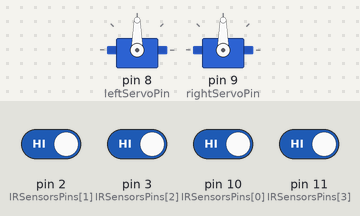
A sketch run on a simulated Arduino Uno, built with avr-gcc and run on an emulated ATmega328P. Parts: 2 × servo. Inputs (shaded band) come from the test bench; at power-on: pin 2 (IRSensorsPins[1]), pin 3 (IRSensorsPins[2]), pin 10 (IRSensorsPins[0]), pin 11 (IRSensorsPins[3]) HIGH.

Above: at 3.2 s.
3.3 s: pin 10 (IRSensorsPins[0]) driven LOW
At 19.1 s:
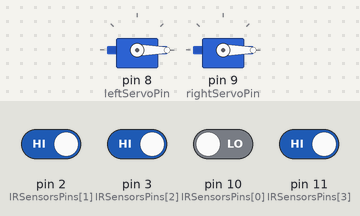
22.2 s: pin 2 (IRSensorsPins[1]) driven LOW
30.5 s: pin 11 (IRSensorsPins[3]) driven LOW
At 31.9 s:
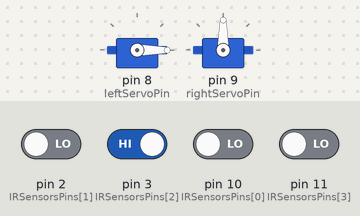
32.2 s: pin 11 (IRSensorsPins[3]) driven HIGH
At 33.3 s:
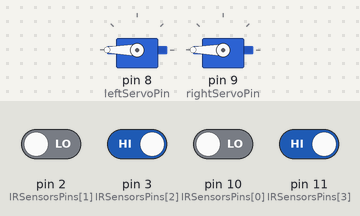
38.5 s: pin 2 (IRSensorsPins[1]) driven HIGH
42.0 s: pin 3 (IRSensorsPins[2]) driven LOW and pin 11 (IRSensorsPins[3]) driven LOW
At 43.9 s:
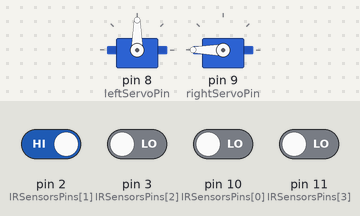
Timing chart, 0 to 45.4 s (numbered marks = the images above; inputs shaded):
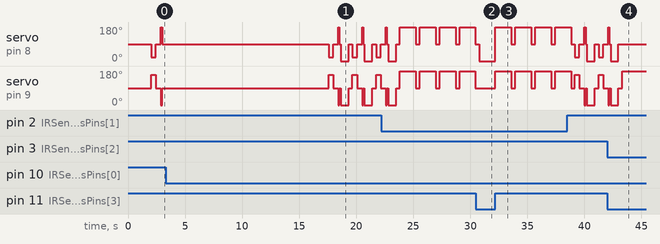

The sketch:

Laberinto8.2.ino
```cpp
#include <Servo.h>

Servo leftServo;
Servo rightServo;
const int IRSensorsPins[4] = {10, 2, 3, 11};
int IRSensorsValues[4];
const int rightServoPin = 9;
const int leftServoPin = 8;
const int NO_LINE = LOW;
const int LINE = HIGH;
const int leftServoForward = 0;
const int rightServoForward = 180;
const int leftServoBackward = 180;
const int rightServoBackward = 0;
const int stopServo = 90;
const int leftServoForwardSlow = 20;
const int rightServoForwardSlow = 160;
const int INITIAL_STOP_ROBOT_TIME = 2000;
const int TURN_AROUND_TIME = 1400;
const int GO_FORWARD_CHECK_CROSSING_TIME = 350;
const int STOP_ROBOT_REACH_GOAL_TIME = 5000;
const int GO_BACKWARD_A_LITTLE_TIME = 100;
const int LITTLE_DELAY_STOP_ROBOT_TIME = 300;
String robotDecisions = "";
int isFirstRound = 1;
int currentDecision = 0;

void setup()
{
  Serial.begin(9600);

  int i = 0;
  while (i < 4)
  {
    pinMode(IRSensorsPins[i], INPUT);
    i++;
  }

  leftServo.attach(leftServoPin);
  rightServo.attach(rightServoPin);

  delay(INITIAL_STOP_ROBOT_TIME);
}

void loop()
{
  updateAllIRSensors();

  if (assertIRSensorsValues(NO_LINE, LINE, LINE, NO_LINE))
  {
    goForward();
  }
  else if (assertIRSensorsValues(LINE, LINE, LINE, NO_LINE))
  {
    checkTypeOfCrossingLeft();
  }
  else if (assertIRSensorsValues(NO_LINE, NO_LINE, LINE, NO_LINE))
  {
    correctionToTheRight();
  }
  else if (assertIRSensorsValues(LINE, LINE, LINE, LINE))
  {
    checkTypeOfCrossingAllLine();
  }

  else if (assertIRSensorsValues(NO_LINE, LINE, LINE, LINE))
  {
    checkTypeOfCrossingRight();
  }
  else if (assertIRSensorsValues(NO_LINE, LINE, NO_LINE, NO_LINE))
  {
    correctionToTheLeft();
  }

  else
  {
    turnAround();
  }
}

boolean assertIRSensorsValues(int IRSensor0, int IRSensor1, int IRSensor2, int IRSensor3)
{
  return (IRSensorsValues[2] == IRSensor2 && IRSensorsValues[3] == IRSensor3 && IRSensorsValues[0] == IRSensor0 && IRSensorsValues[1] == IRSensor1);
}

void stopRobot()
{
  leftServo.write(stopServo);
  rightServo.write(stopServo);
}

void stopRobotAndDelayALittle()
{
  stopRobot();
  delay(LITTLE_DELAY_STOP_ROBOT_TIME);
}

void goForward()
{
  leftServo.write(leftServoForwardSlow);
  rightServo.write(rightServoForwardSlow);
}

void turnAround()
{
  leftServo.write(leftServoBackward);
  rightServo.write(rightServoForward);
  delay(TURN_AROUND_TIME);
  stopRobotAndDelayALittle();

  if (isFirstRound == 0)
    Serial.println(robotDecisions);
  else if (isFirstRound == 1)
    robotDecisions += "R";
}

void correctionToTheLeft()
{
  leftServo.write(stopServo);
  rightServo.write(rightServoForward);
}

void correctionToTheRight()
{
  leftServo.write(leftServoForward);
  rightServo.write(stopServo);
}

void turnLeft()
{
  leftServo.write(leftServoBackward);
  rightServo.write(rightServoForward);
  delay(TURN_AROUND_TIME / 2);
  stopRobotAndDelayALittle();
}

void turnRight()
{
  leftServo.write(leftServoForward);
  rightServo.write(rightServoBackward);
  delay(TURN_AROUND_TIME / 2);
  stopRobotAndDelayALittle();
}

void checkTypeOfCrossingRight()
{
  goForwardAndUpdateAllIRSensors(400);

  if (assertIRSensorsValues(NO_LINE, LINE, LINE, NO_LINE))
  {
    if (isFirstRound == 1)
    {
      goForward();
      robotDecisions += "A";
    }
    else
      followStoredDecision();
  }
  else
  {
    turnRight();
  }
}

void checkTypeOfCrossingLeft()
{
  goForwardAndUpdateAllIRSensors(0);

  if (assertIRSensorsValues(NO_LINE, LINE, LINE, NO_LINE) == false)
  {

    turnLeft();
  }
  else if (assertIRSensorsValues(NO_LINE, LINE, LINE, NO_LINE) == true)
  {
    if (isFirstRound != 1)
    {
      followStoredDecision();
    }
    else if (isFirstRound == 1)
    {
      turnLeft();
      robotDecisions += "I";
    }
  }
}

void checkTypeOfCrossingAllLine()
{
  goForwardAndUpdateAllIRSensors(400);

  if (assertIRSensorsValues(LINE, LINE, LINE, LINE))
  {
    robotReachesTheGoal();
  }
  else
  {
    if (isFirstRound == 1)
    {
      turnLeft();
      robotDecisions += "I";
    }
    else
      followStoredDecision();
  }
}

void goForwardAndUpdateAllIRSensors(int delayValue)
{
  int delayToWait;
  if (delayValue == 0)
    delayToWait = GO_FORWARD_CHECK_CROSSING_TIME;
  else
    delayToWait = delayValue;

  goForward();
  delay(delayToWait);

  stopRobot();
  delay(delayToWait);

  updateAllIRSensors();

  goBackwardALittle();
}

void goBackwardALittle()
{
  leftServo.write(leftServoBackward);
  rightServo.write(rightServoBackward);
  delay(GO_BACKWARD_A_LITTLE_TIME);

  stopRobot();
  delay(GO_BACKWARD_A_LITTLE_TIME);
}

void updateAllIRSensors()
{
  int i = 0;
  while (i < 4)
  {
    IRSensorsValues[i] = digitalRead(IRSensorsPins[i]);
    i++;
  }
  i = 0;
  while (i < 4)
  {
    delay(10);

    for (int i2 = 0; i2 < 4; i2++)
    {
      if (digitalRead(IRSensorsPins[i2]) == LINE)
        IRSensorsValues[i2] = LINE;
    }
    i++;
  }
}

void robotReachesTheGoal()
{
  stopRobot();
  if (isFirstRound == 1)
  {
    reduceDecisions();
    isFirstRound = 0;
  }
  delay(STOP_ROBOT_REACH_GOAL_TIME);
}
void followStoredDecision()
{
  String decision = robotDecisions.substring(currentDecision, currentDecision + 1);

  if (decision == "I")
    goForward();
  else if (decision == "A")
    turnRight();
  else if (decision == "D")
    turnLeft();
  currentDecision++;
}

void applyReduction(int i, String reduction)
{
  robotDecisions = robotDecisions.substring(0, i) + reduction + robotDecisions.substring(i + 3);
}
void reduceDecisions()
{
  int i = 0;

  while (i <= robotDecisions.length() - 3)
  {
    if (robotDecisions.substring(i, i + 3) == "ARI")
    {
      applyReduction(i, "D");
      return reduceDecisions();
    }
    else if (robotDecisions.substring(i, i + 3) == "IRA")
    {
      applyReduction(i, "D");
      return reduceDecisions();
    }
    else if (robotDecisions.substring(i, i + 3) == "IRI")
    {
      applyReduction(i, "A");
      return reduceDecisions();
    }
    else if (robotDecisions.substring(i, i + 3) == "DRI")
    {
      applyReduction(i, "R");
      return reduceDecisions();
    }
    i++;
  }
}
```

Measured:
- after the input at 30.5 s, servo on pin 9 (rightServoPin): stays 90° (without the input it goes to 180° after 0.30 s)
- after the input at 32.2 s, servo on pin 8 (leftServoPin), servo on pin 9 (rightServoPin): alternates 180° for 1.4 s and 90° for 0.34 s, starting at once
- after the input at 42.0 s, servo on pin 8 (leftServoPin): goes on until 43.0 s, then stays 90°
